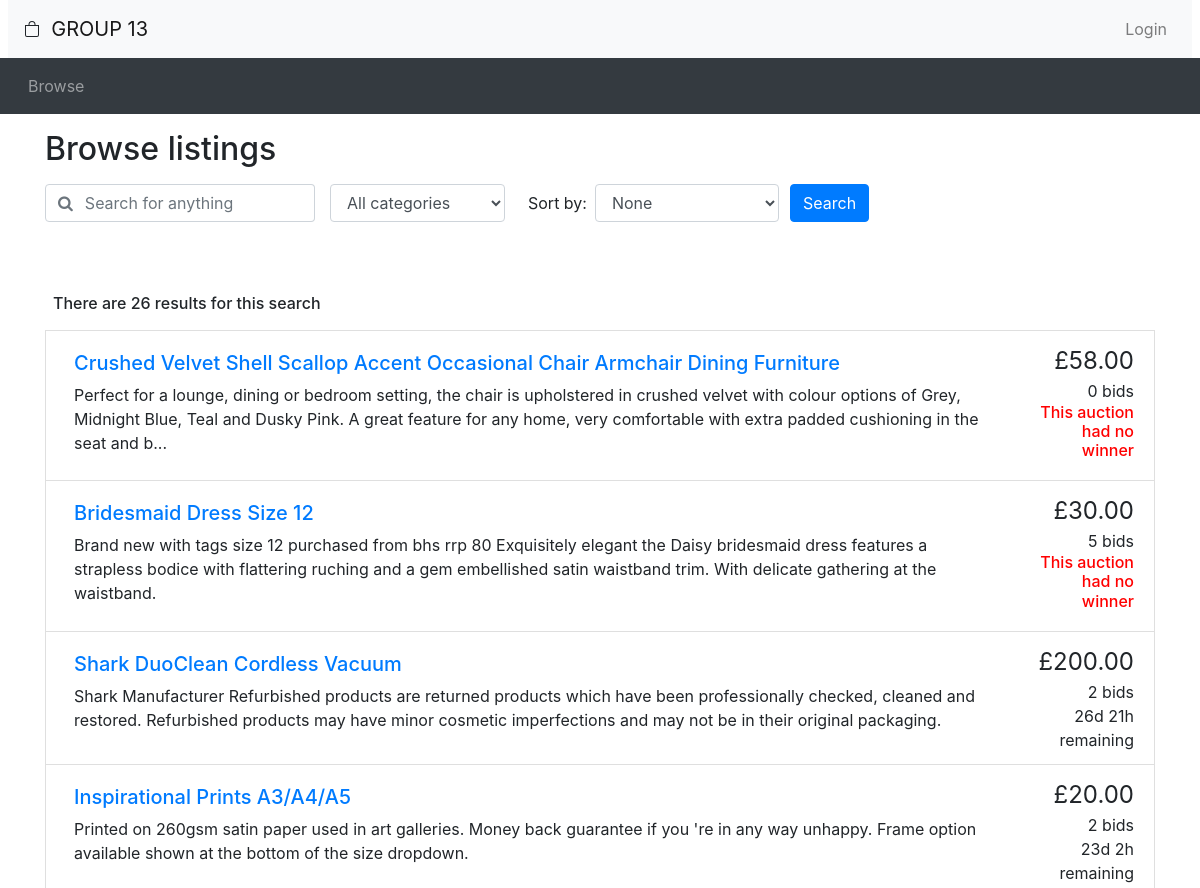
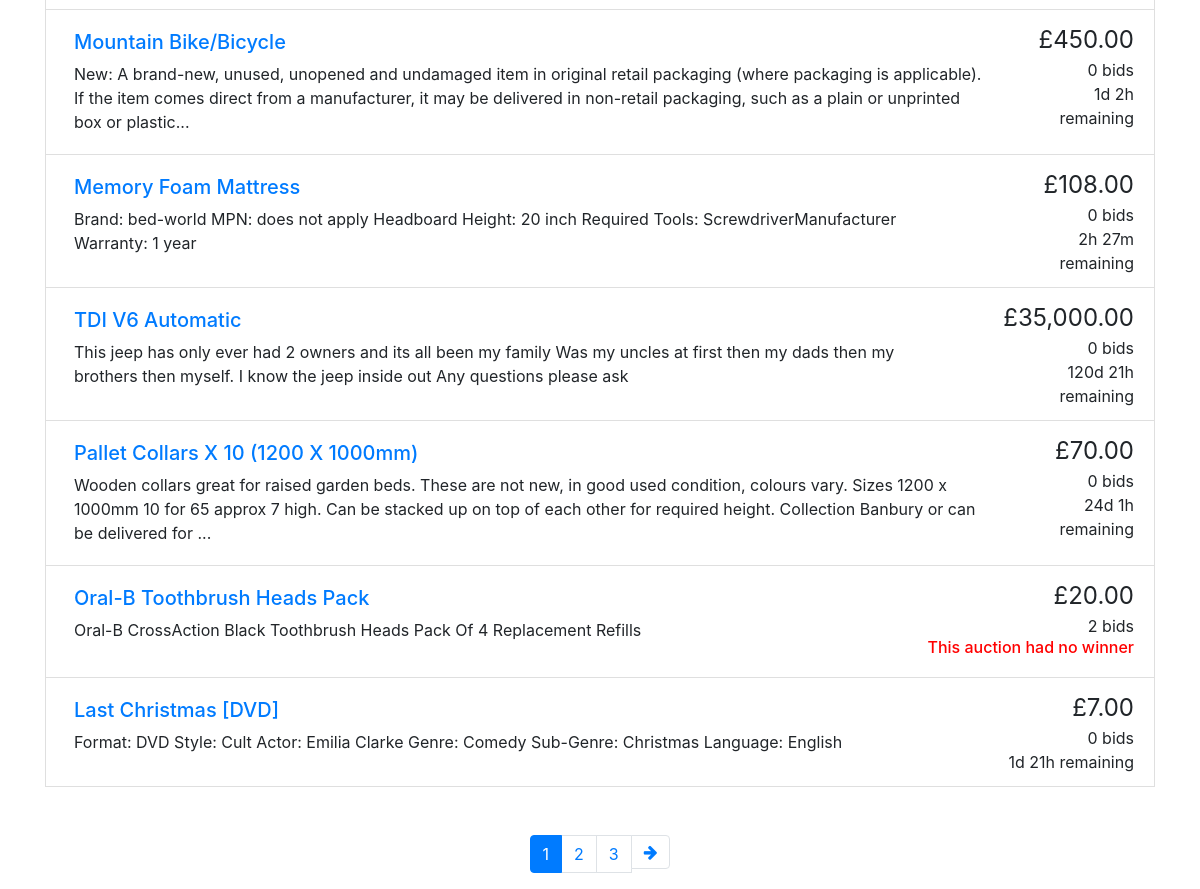
The page /auction/browse.php on the database as committed earlier (2 pictures, top to bottom).
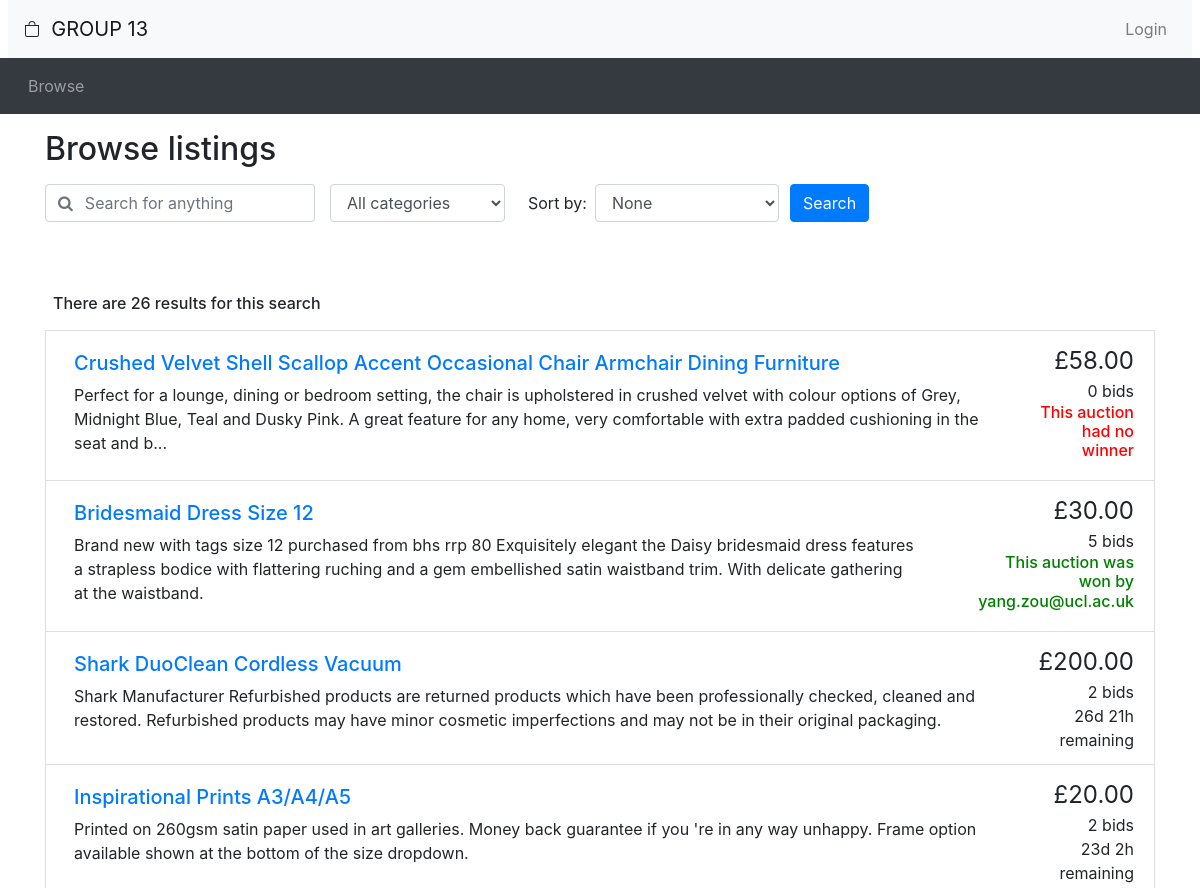
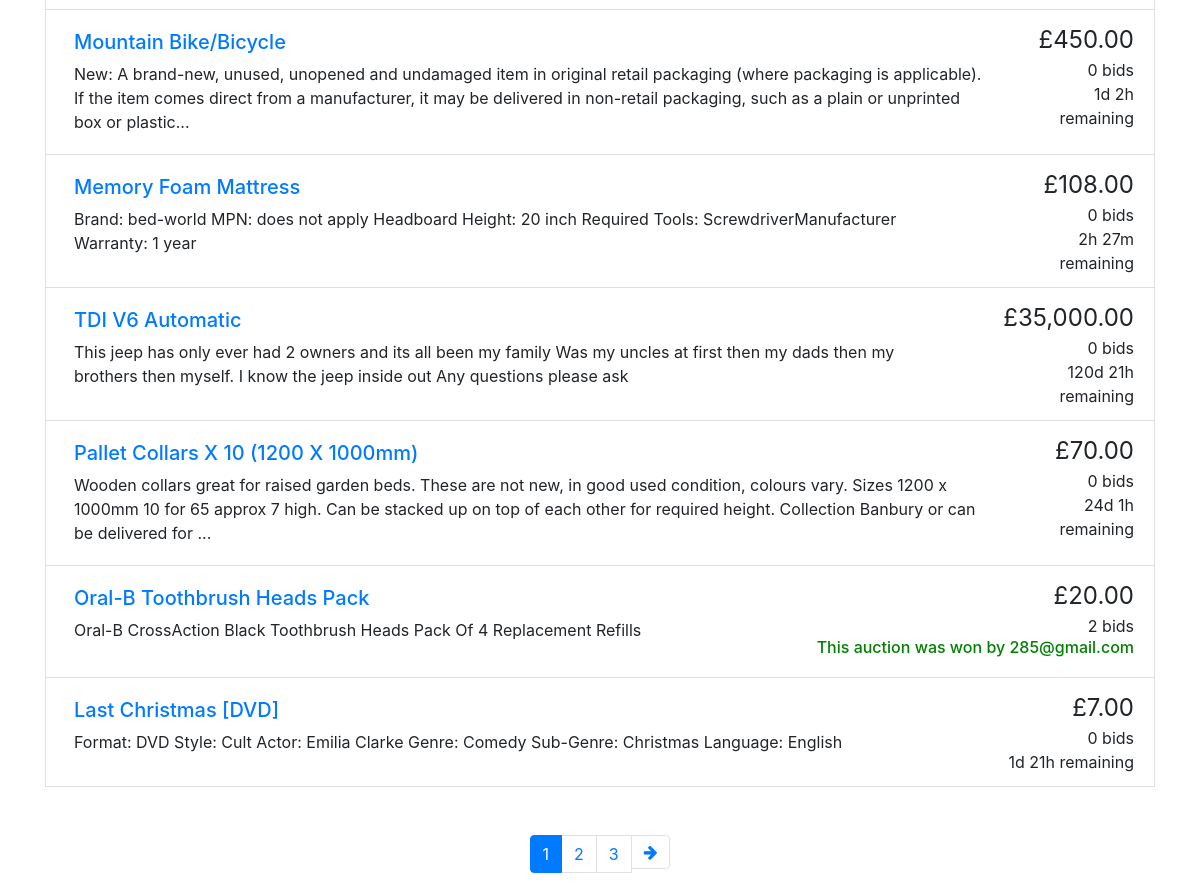
The same page on the database as committed later (2 pictures, top to bottom).
### tables this page shows
CREATE TABLE IF NOT EXISTS `auction` (
  `auctionNo` int(10) UNSIGNED NOT NULL AUTO_INCREMENT,
  `auctionStatus` tinyint(1) NOT NULL DEFAULT '1',
  `category` varchar(35) NOT NULL DEFAULT 'Other',
  `title` varchar(100) NOT NULL DEFAULT 'Unnamed Auction',
  `auctionDescription` text,
  `startingPrice` int(10) UNSIGNED NOT NULL,
  `reservePrice` int(10) UNSIGNED NOT NULL DEFAULT '0',
  `increments` int(10) UNSIGNED NOT NULL DEFAULT '1',
  `startDate` datetime NOT NULL,
  `endDate` datetime NOT NULL,
  `sellerId` int(11) UNSIGNED NOT NULL,
  PRIMARY KEY (`auctionNo`),
  KEY `sellerId` (`sellerId`)
);

CREATE TABLE IF NOT EXISTS `buyer` (
  `buyerId` int(10) UNSIGNED NOT NULL AUTO_INCREMENT,
  `email` varchar(255) NOT NULL,
  `password` varchar(255) NOT NULL,
  `firstName` varchar(35) NOT NULL,
  `lastName` varchar(35) NOT NULL,
  `level` tinyint(3) UNSIGNED NOT NULL DEFAULT '0',
  PRIMARY KEY (`buyerId`),
  UNIQUE KEY `email` (`email`)
);

### auction/utilities.php (the view, shortened to what the changed rows need)
<?php
function display_time_remaining($interval) {
    if ($interval->days == 0 && $interval->h == 0) {
      $time_remaining = $interval->format('%im %Ss');
    }
    else if ($interval->days == 0) {
      $time_remaining = $interval->format('%hh %im');
    }
    else {
      $time_remaining = $interval->format('%ad %hh');
    }
  return $time_remaining;
}
function print_listing_li($item_id, $title, $desc, $price, $num_bids, $end_time, $auction_status)
{
  if (strlen($desc) > 250) {
    $desc_shortened = substr($desc, 0, 250) . '...';
  }
  else {
    $desc_shortened = $desc;
  }
  if ($num_bids == 1) {
    $bid = ' bid';
  }
  else {
    $bid = ' bids';
  }
  $now = new DateTime();
  if (gettype($end_time) != 'object') {$end_time = new DateTime($end_time);}
  if ($now > $end_time && $auction_status == 0 ) {
    $fetch_winner_query = "SELECT email FROM buyer WHERE buyerId = (SELECT buyerId FROM winner WHERE auctionNo = '$item_id') ";
    $fetch_winner = mysqli_fetch_row(mysqli_query($GLOBALS['connection'], $fetch_winner_query));
    if (!$fetch_winner) {
      $time_remaining = "<h6 style=\"color:red\">This auction had no winner</h6>";
    }
    else {
      $time_remaining = "<h6 style=\"color:green\">This auction was won by $fetch_winner[0]";
    }
  }
  else {
    $time_to_end = date_diff($now, $end_time);
    $time_remaining = display_time_remaining($time_to_end) . ' remaining';
  }
  echo('
    <li class="list-group-item d-flex justify-content-between">
    <div class="p-2 mr-5"><h5><a href="listing.php?item_id=' . $item_id . '">' . $title . '</a></h5>' . $desc_shortened . '</div>
    <div class="text-right "><span style="font-size: 1.5em">£' . number_format($price, 2) . '</span><br/>' . $num_bids . $bid . '<br/>' . $time_remaining . '</div>
  </li>'
  );
}
?>

### auction/browse.php (shortened to what the changed rows need)
<?php require("header.php")?>
<div class="container">
<h2 class="my-3">Browse listings</h2>
</div>
<div class="container mt-5">
<?php
  $query = "SELECT title, auctionNo, auctionDescription, category, endDate, bidNo, auctionStatus,
                CASE WHEN startingPrice>=max(bidAmount) OR max(bidAmount) IS NULL
                THEN startingPrice
                ELSE max(bidAmount)
                END maxJoinPrice
                FROM (SELECT title,auction.auctionNo,auctionDescription,category, endDate, createbid.bidNo, bid.bidAmount, startingPrice, auctionStatus
                      FROM (auction LEFT JOIN createbid ON createbid.auctionNo=auction.auctionNo)
                      LEFT JOIN bid ON createbid.bidNo=bid.bidNo";
  $query_cond = "";
  $order_cond = "";
  $query_cond .= ") AS comprehensive GROUP BY auctionNo";
  $query .= $query_cond;
  $query .= $order_cond;
  if (!isset($_GET['page']))
  {
    $query_cond = " LIMIT 0,10 " ;
    $query .= $query_cond;
    $result = mysqli_query($connection, $query) or die('result.' . mysql_error());
    while ($row = mysqli_fetch_assoc($result))
    {
      $item_id = $row['auctionNo'];
      $title = $row['title'];
      $description = $row['auctionDescription'];
      $current_price = $row['maxJoinPrice'];
      $auction_status = $row['auctionStatus'];
      $bid_num_query = "SELECT COUNT(bidNo) FROM createbid WHERE auctionNo='$item_id'";
      $bid_num_result = mysqli_query($connection, $bid_num_query) or die('result.' . mysql_error());
      $bid_num_row = mysqli_fetch_assoc($bid_num_result);
      $num_bids = $bid_num_row['COUNT(bidNo)'];
      $end_date = $row['endDate'];
      print_listing_li($item_id, $title, $description, $current_price, $num_bids, $end_date, $auction_status);
    }
  }
?>
</div>
<?php include_once("footer.php")?>

Rows that differ between the two databases and show on the page:
changed auction "Bridesmaid Dress Size 12": buyer.email (not shown) → "yang.zou@ucl.ac.uk"; text "This auction had no winner" → "This auction was won by"
changed auction "Oral-B Toothbrush Heads Pack": buyer.email (not shown) → "285@gmail.com"; text "This auction had no winner" → "This auction was won by"
